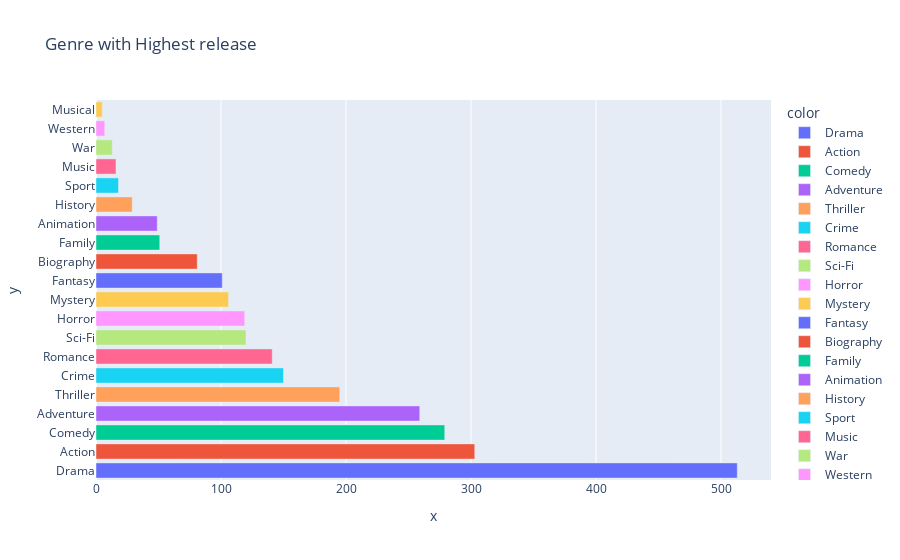

Write notebook code for a chart like this one.
### Code cell
px.bar(df, x=gen.values, y=gen.index, orientation='h',color=gen.index,
              title='Genre with Highest release')

### Figure 1 — Plotly figure (JSON) as saved in the notebook; plotly's stock layout.template omitted (floating-point values rounded to 4 significant figures)
{"data": [{"alignmentgroup": "True", "hovertemplate": "color=Drama<br>x=%{x}<br>y=%{y}<extra></extra>", "legendgroup": "Drama", "marker": {"color": "#636efa", "pattern": {"shape": ""}}, "name": "Drama", "offsetgroup": "Drama", "orientation": "h", "showlegend": true, "textposition": "auto", "type": "bar", "x": [513], "xaxis": "x", "y": ["Drama"], "yaxis": "y"}, {"alignmentgroup": "True", "hovertemplate": "color=Action<br>x=%{x}<br>y=%{y}<extra></extra>", "legendgroup": "Action", "marker": {"color": "#EF553B", "pattern": {"shape": ""}}, "name": "Action", "offsetgroup": "Action", "orientation": "h", "showlegend": true, "textposition": "auto", "type": "bar", "x": [303], "xaxis": "x", "y": ["Action"], "yaxis": "y"}, {"alignmentgroup": "True", "hovertemplate": "color=Comedy<br>x=%{x}<br>y=%{y}<extra></extra>", "legendgroup": "Comedy", "marker": {"color": "#00cc96", "pattern": {"shape": ""}}, "name": "Comedy", "offsetgroup": "Comedy", "orientation": "h", "showlegend": true, "textposition": "auto", "type": "bar", "x": [279], "xaxis": "x", "y": ["Comedy"], "yaxis": "y"}, {"alignmentgroup": "True", "hovertemplate": "color=Adventure<br>x=%{x}<br>y=%{y}<extra></extra>", "legendgroup": "Adventure", "marker": {"color": "#ab63fa", "pattern": {"shape": ""}}, "name": "Adventure", "offsetgroup": "Adventure", "orientation": "h", "showlegend": true, "textposition": "auto", "type": "bar", "x": [259], "xaxis": "x", "y": ["Adventure"], "yaxis": "y"}, {"alignmentgroup": "True", "hovertemplate": "color=Thriller<br>x=%{x}<br>y=%{y}<extra></extra>", "legendgroup": "Thriller", "marker": {"color": "#FFA15A", "pattern": {"shape": ""}}, "name": "Thriller", "offsetgroup": "Thriller", "orientation": "h", "showlegend": true, "textposition": "auto", "type": "bar", "x": [195], "xaxis": "x", "y": ["Thriller"], "yaxis": "y"}, {"alignmentgroup": "True", "hovertemplate": "color=Crime<br>x=%{x}<br>y=%{y}<extra></extra>", "legendgroup": "Crime", "marker": {"color": "#19d3f3", "pattern": {"shape": ""}}, "name": "Crime", "offsetgroup": "Crime", "orientation": "h", "showlegend": true, "textposition": "auto", "type": "bar", "x": [150], "xaxis": "x", "y": ["Crime"], "yaxis": "y"}, {"alignmentgroup": "True", "hovertemplate": "color=Romance<br>x=%{x}<br>y=%{y}<extra></extra>", "legendgroup": "Romance", "marker": {"color": "#FF6692", "pattern": {"shape": ""}}, "name": "Romance", "offsetgroup": "Romance", "orientation": "h", "showlegend": true, "textposition": "auto", "type": "bar", "x": [141], "xaxis": "x", "y": ["Romance"], "yaxis": "y"}, {"alignmentgroup": "True", "hovertemplate": "color=Sci-Fi<br>x=%{x}<br>y=%{y}<extra></extra>", "legendgroup": "Sci-Fi", "marker": {"color": "#B6E880", "pattern": {"shape": ""}}, "name": "Sci-Fi", "offsetgroup": "Sci-Fi", "orientation": "h", "showlegend": true, "textposition": "auto", "type": "bar", "x": [120], "xaxis": "x", "y": ["Sci-Fi"], "yaxis": "y"}, {"alignmentgroup": "True", "hovertemplate": "color=Horror<br>x=%{x}<br>y=%{y}<extra></extra>", "legendgroup": "Horror", "marker": {"color": "#FF97FF", "pattern": {"shape": ""}}, "name": "Horror", "offsetgroup": "Horror", "orientation": "h", "showlegend": true, "textposition": "auto", "type": "bar", "x": [119], "xaxis": "x", "y": ["Horror"], "yaxis": "y"}, {"alignmentgroup": "True", "hovertemplate": "color=Mystery<br>x=%{x}<br>y=%{y}<extra></extra>", "legendgroup": "Mystery", "marker": {"color": "#FECB52", "pattern": {"shape": ""}}, "name": "Mystery", "offsetgroup": "Mystery", "orientation": "h", "showlegend": true, "textposition": "auto", "type": "bar", "x": [106], "xaxis": "x", "y": ["Mystery"], "yaxis": "y"}, {"alignmentgroup": "True", "hovertemplate": "color=Fantasy<br>x=%{x}<br>y=%{y}<extra></extra>", "legendgroup": "Fantasy", "marker": {"color": "#636efa", "pattern": {"shape": ""}}, "name": "Fantasy", "offsetgroup": "Fantasy", "orientation": "h", "showlegend": true, "textposition": "auto", "type": "bar", "x": [101], "xaxis": "x", "y": ["Fantasy"], "yaxis": "y"}, {"alignmentgroup": "True", "hovertemplate": "color=Biography<br>x=%{x}<br>y=%{y}<extra></extra>", "legendgroup": "Biography", "marker": {"color": "#EF553B", "pattern": {"shape": ""}}, "name": "Biography", "offsetgroup": "Biography", "orientation": "h", "showlegend": true, "textposition": "auto", "type": "bar", "x": [81], "xaxis": "x", "y": ["Biography"], "yaxis": "y"}, {"alignmentgroup": "True", "hovertemplate": "color=Family<br>x=%{x}<br>y=%{y}<extra></extra>", "legendgroup": "Family", "marker": {"color": "#00cc96", "pattern": {"shape": ""}}, "name": "Family", "offsetgroup": "Family", "orientation": "h", "showlegend": true, "textposition": "auto", "type": "bar", "x": [51], "xaxis": "x", "y": ["Family"], "yaxis": "y"}, {"alignmentgroup": "True", "hovertemplate": "color=Animation<br>x=%{x}<br>y=%{y}<extra></extra>", "legendgroup": "Animation", "marker": {"color": "#ab63fa", "pattern": {"shape": ""}}, "name": "Animation", "offsetgroup": "Animation", "orientation": "h", "showlegend": true, "textposition": "auto", "type": "bar", "x": [49], "xaxis": "x", "y": ["Animation"], "yaxis": "y"}, {"alignmentgroup": "True", "hovertemplate": "color=History<br>x=%{x}<br>y=%{y}<extra></extra>", "legendgroup": "History", "marker": {"color": "#FFA15A", "pattern": {"shape": ""}}, "name": "History", "offsetgroup": "History", "orientation": "h", "showlegend": true, "textposition": "auto", "type": "bar", "x": [29], "xaxis": "x", "y": ["History"], "yaxis": "y"}, {"alignmentgroup": "True", "hovertemplate": "color=Sport<br>x=%{x}<br>y=%{y}<extra></extra>", "legendgroup": "Sport", "marker": {"color": "#19d3f3", "pattern": {"shape": ""}}, "name": "Sport", "offsetgroup": "Sport", "orientation": "h", "showlegend": true, "textposition": "auto", "type": "bar", "x": [18], "xaxis": "x", "y": ["Sport"], "yaxis": "y"}, {"alignmentgroup": "True", "hovertemplate": "color=Music<br>x=%{x}<br>y=%{y}<extra></extra>", "legendgroup": "Music", "marker": {"color": "#FF6692", "pattern": {"shape": ""}}, "name": "Music", "offsetgroup": "Music", "orientation": "h", "showlegend": true, "textposition": "auto", "type": "bar", "x": [16], "xaxis": "x", "y": ["Music"], "yaxis": "y"}, {"alignmentgroup": "True", "hovertemplate": "color=War<br>x=%{x}<br>y=%{y}<extra></extra>", "legendgroup": "War", "marker": {"color": "#B6E880", "pattern": {"shape": ""}}, "name": "War", "offsetgroup": "War", "orientation": "h", "showlegend": true, "textposition": "auto", "type": "bar", "x": [13], "xaxis": "x", "y": ["War"], "yaxis": "y"}, {"alignmentgroup": "True", "hovertemplate": "color=Western<br>x=%{x}<br>y=%{y}<extra></extra>", "legendgroup": "Western", "marker": {"color": "#FF97FF", "pattern": {"shape": ""}}, "name": "Western", "offsetgroup": "Western", "orientation": "h", "showlegend": true, "textposition": "auto", "type": "bar", "x": [7], "xaxis": "x", "y": ["Western"], "yaxis": "y"}, {"alignmentgroup": "True", "hovertemplate": "color=Musical<br>x=%{x}<br>y=%{y}<extra></extra>", "legendgroup": "Musical", "marker": {"color": "#FECB52", "pattern": {"shape": ""}}, "name": "Musical", "offsetgroup": "Musical", "orientation": "h", "showlegend": true, "textposition": "auto", "type": "bar", "x": [5], "xaxis": "x", "y": ["Musical"], "yaxis": "y"}], "layout": {"barmode": "relative", "legend": {"title": {"text": "color"}, "tracegroupgap": 0}, "title": {"text": "Genre with Highest release"}, "xaxis": {"anchor": "y", "domain": [0, 1], "title": {"text": "x"}}, "yaxis": {"anchor": "x", "domain": [0, 1], "title": {"text": "y"}}}}
